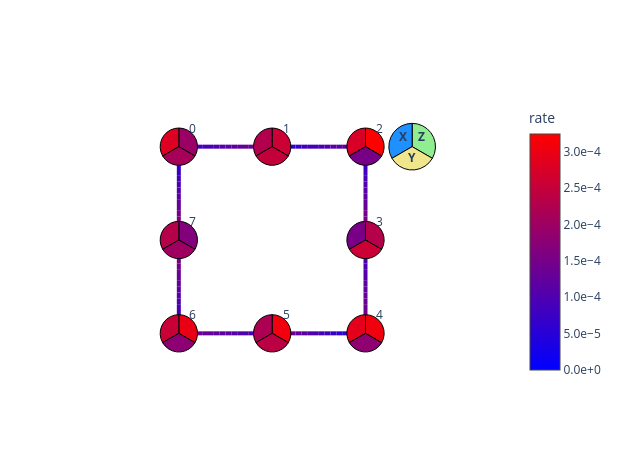

Here is the notebook cell this chart was saved with:
### Markdown cell above
### Learn the noise of the entangling layers with qiskit-noise-learning

PEA starts by learning the twirled noise model of each layer of entangling gates in the circuit. We assume a Markovian noise model, therefore only the noise model of each unique layer of entangling gates should be learned, as the depth of the circuit is assumed to not affect the noise channel of a given entangling layer. The more accurate the learned noise model is, the more accurate the amplification will be.

We use `qiskit-noise-learning` for learning the noise. The learner repeats each layer `fragment_depths` times in its learning circuits, twirls each circuit `num_randomizations` times, and fits the decay of the measured fidelities to a Pauli-Lindblad model. Below we draw the learned noise model, with the two layers merged into one map. Each qubit is a pie of its weight-1 X, Y and Z rates summed over the two layers, and each edge shows the learned weight-2 rates; a rate of ``3e-4`` means that error occurs on roughly 3 of every 10,000 uses of the layer.

### Code cell
from qiskit.providers.fake_provider import GenericBackendV2
from qiskit.quantum_info import PauliList
from qiskit_ibm_runtime.results import LayerError, PauliLindbladError
from qiskit_ibm_runtime.visualization.embeddings import Embedding
from qiskit_mitigation import PEA
from qiskit_noise_learning.aer_executor import AerExecutor
from qiskit_noise_learning.noise_learner import LearningOptions, NoiseLearner
from samplomatic import InjectNoise, Tag
from samplomatic.utils import get_annotation

backend = GenericBackendV2(
    num_qubits=num_qubits, basis_gates=["id", "rz", "sx", "x", "cz"], coupling_map=ring_coupling
)

task_pea = PEA()
# learn only the layers PEA will inject noise into, i.e. not the measurement layer
pea_layers = [
    layer
    for layer in task_pea.find_unique_layers(circuit, boxing_options)
    if get_annotation(layer.operation, InjectNoise)
]

learning_options = LearningOptions(
    fragment_depths=[2, 4, 8, 16], num_randomizations=50, shots_per_randomizations=64
)
# qiskit-noise-learning is not compatible with the Executor in local mode,
# and requires the simulator present in the package for running simulation
noise_dict = {
    get_annotation(layer.operation, Tag).ref: noise_layer
    for layer, noise_layer in layer_noise_model
}
noise_learner_simulator = AerExecutor(qasm_simulator=AerSimulator(), noise_dict=noise_dict)
learner = NoiseLearner(backend, options=learning_options, executor=noise_learner_simulator)
learned_noise = learner.run(pea_layers).result().to_dict()  # keyed by InjectNoise reference

# Draw the learned model on the ring, laid out as a square with the qubits in ring order.
# Composing the two layers' maps sums their rates, giving one map over all the ring's edges.
embedding = Embedding(
    [(0, 0), (0, 2), (0, 4), (2, 4), (4, 4), (4, 2), (4, 0), (2, 0)], ring_coupling
)
first, second = learned_noise.values()
learned_model = first.compose(second).simplify()
error = PauliLindbladError(
    PauliList(learned_model.get_qubit_sparse_pauli_list_copy().to_pauli_list()), learned_model.rates
)
fig = LayerError(circuit, list(range(num_qubits)), error).draw_map(
    embedding, radius=0.4, height=460, width=620
)
fig.update_traces(
    marker={
        "cmin": 0,
        "cmax": max(learned_model.rates),
        "colorbar": {"tickformat": ".1e", "title": "rate"},
    },
    selector={"mode": "markers"},
)
fig.show()
